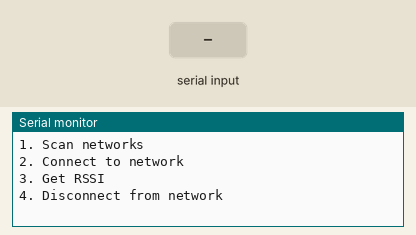
The sketch below on a simulated ESP8266 (NodeMCU). Parts: the last lines printed to the serial monitor. The test bench sets the inputs (shaded band). WiFi joins after 1.5 s; servers stay silent unless stated.

Above: at 1.2 s.
1.3 s: "90,45\n" received over Serial
3.8 s: "2\n" received over Serial
At 5.8 s:
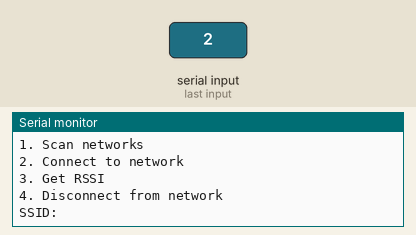
6.3 s: "30,150\n" received over Serial
At 7.7 s:
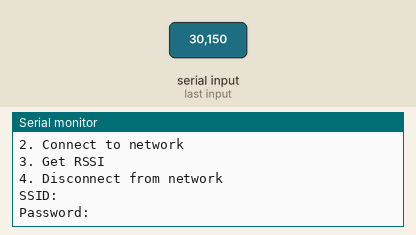
8.8 s: "1\n" received over Serial
At 11.6 s:
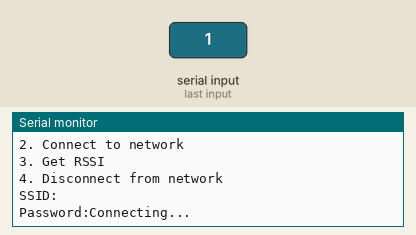
11.8 s: "4\n" received over Serial
14.3 s: "3\n" received over Serial
At 16.2 s:
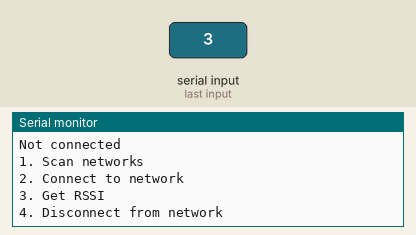

Measured:
- after the input at 3.8 s, the serial monitor: prints a new line after 1.0 s (image 1)
- after the input at 6.3 s, the serial monitor: prints a new line after 1.0 s (image 2)
- after the input at 8.8 s, the serial monitor: prints a new line after 2.0 s (image 3)
- after the input at 14.3 s, the serial monitor: prints a new line after 1.0 s (image 4)

The sketch:

wifi_connection.ino
```cpp
#include "ESP8266WiFi.h"

String ssid, password;

void setup() {
    Serial.begin(115200);
    WiFi.mode(WIFI_STA);
    WiFi.disconnect();
}

void loop() {

    print_menu();

    switch (get_option()) {
        case 1: scan(); break;
        case 2: connect_to_network(); break;
        case 3: get_RSSI(); break;
        case 4: disconnect_from_network(); break;
        default: Serial.println("Invalid option"); break;
    }

}

int get_option() {
    while (!Serial.available());
    return Serial.readString().toInt();
}

void scan() {
    int n = WiFi.scanNetworks();
    if (n == 0) Serial.println("No networks found");
    else {
        for (int i = 0; i < n; i++) {
            Serial.print(i + 1);
            Serial.print(" ");
            Serial.print(WiFi.SSID(i));
            Serial.print("(");
            Serial.print(WiFi.RSSI(i));
            Serial.print(")");
            Serial.println((WiFi.encryptionType(i) == ENC_TYPE_NONE) ? " " : "*");
            delay(10);
        }
    }
}

void print_menu() {
    Serial.println("\n1. Scan networks");
    Serial.println("2. Connect to network");
    Serial.println("3. Get RSSI");
    Serial.println("4. Disconnect from network\n");
}

void connect_to_network() {

    if (WiFi.status() != WL_CONNECTED) {
        wifiNetworkSelection();

        ssid = ssid.substring(0, ssid.length() - 1);
        password = password.substring(0, password.length() - 1);

        char cssid[ssid.length()];
        char cpsw[password.length()];

        ssid.toCharArray(cssid, ssid.length() + 1);
        password.toCharArray(cpsw, password.length() + 1);

        connectToWiFi(cssid, cpsw);
    }

    else Serial.println("You are already connected");

}

void get_RSSI() {
    if (WiFi.status() == WL_CONNECTED) Serial.println(WiFi.RSSI());
    else Serial.println("Not connected\n");
}

void disconnect_from_network() {
    if (WiFi.status() == WL_CONNECTED) WiFi.disconnect();
    Serial.println("Disconnected");
}

void connectToWiFi(char cssid[], char cpsw[]) {
    if (WiFi.status() != WL_CONNECTED) {
        WiFi.begin(cssid, cpsw);
        int contador = 0;
        while (WiFi.status() != WL_CONNECTED) {
            delay(1000);
            Serial.println("Connecting...");
            if (contador++ == 10) break;
        }
        Serial.println(WiFi.localIP());
    }
}

void wifiNetworkSelection() {
    if (WiFi.status() != WL_CONNECTED) {
        Serial.println("SSID:");
        while (!Serial.available());
        ssid = Serial.readString();

        Serial.print("Password:");
        while (!Serial.available());
        password = Serial.readString();
    }
}
```
